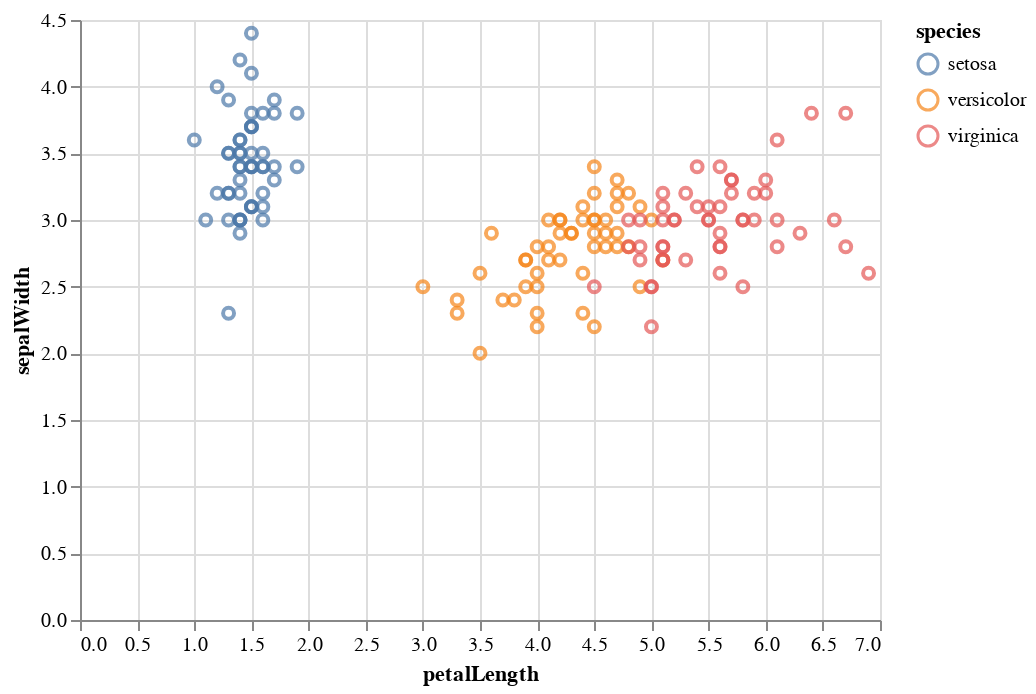

Here is the notebook cell this chart was saved with:
### Code cell
import altair as alt
alt.renderers.enable('default')
from vega_datasets import data

iris = data.iris()

alt.Chart(iris).mark_point().encode(
    x = 'petalLength',
    y = 'sepalWidth',
    color = 'species'
)

### Figure 1 — Vega-Lite specification as saved in the notebook (floating-point values rounded to 4 significant figures; data arrays with more than 128 entries replaced by an {"elided": "..."} marker saying what was removed)
{"config": {"view": {"continuousWidth": 400, "continuousHeight": 300}}, "data": {"name": "data-a264acbd6e539a8b3afc0cb5f240fb57"}, "mark": "point", "encoding": {"color": {"type": "nominal", "field": "species"}, "x": {"type": "quantitative", "field": "petalLength"}, "y": {"type": "quantitative", "field": "sepalWidth"}}, "$schema": "https://vega.github.io/schema/vega-lite/v4.0.2.json", "datasets": {"data-a264acbd6e539a8b3afc0cb5f240fb57": {"elided": "150 records"}}}
